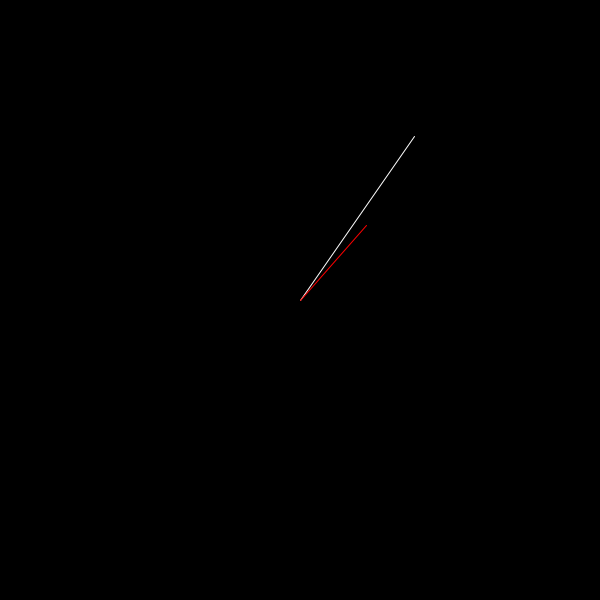
Frame 1 (no input)
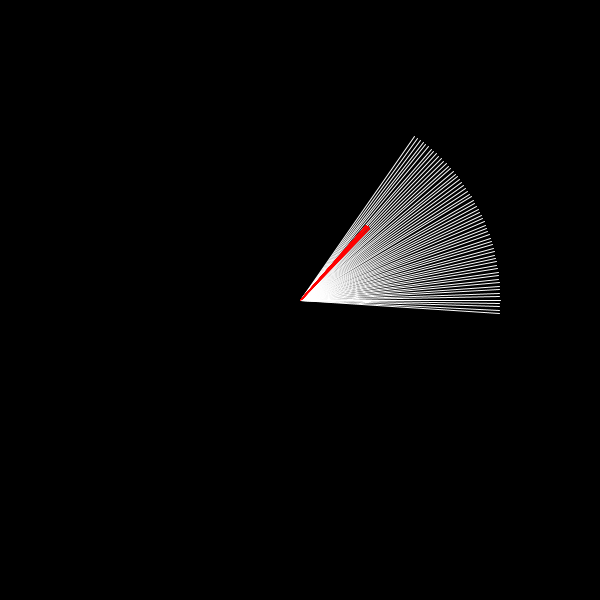
Frame 60 (the mouse pressed at the canvas centre just before this capture)
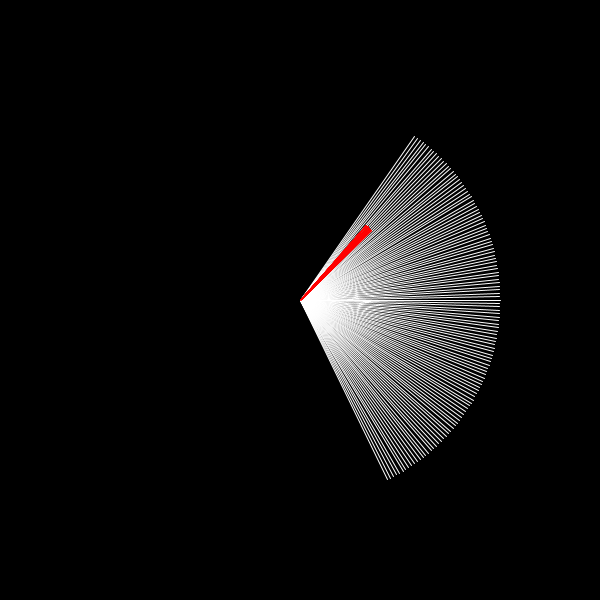
Frame 120 (the mouse held since frame 60 and released just before this capture)

The Processing sketch that drew these frames (run headless with seeded random() and noise(); from frame 60 on, the mouse is pressed at the canvas centre):

// Processing sketch: processing_162666
// ── processing_162666.pde


float curDeg=0;
float hour, min, sec;

void setup(){
  size(600,600);
  frameRate(15);
   background(0);
  
  hour = hour();
  min = minute();
  sec = second();
}

void draw(){


  
  translate(width/2, height/2);
    
  if(sec==360){
    sec=0;
  }
  if(sec%30==0){
    min++;
  }
  sec++;
  
  stroke(255);
  drawLine(200, sec);
  stroke(#FF0000);
  drawLine(100, min);

}

void drawLine(float radius, float curDeg){
  curDeg-=90;
  float rad = radians(curDeg);
  float x = radius * cos(rad);
  float y = radius * sin(rad);

  line(0,0,x,y);
}
